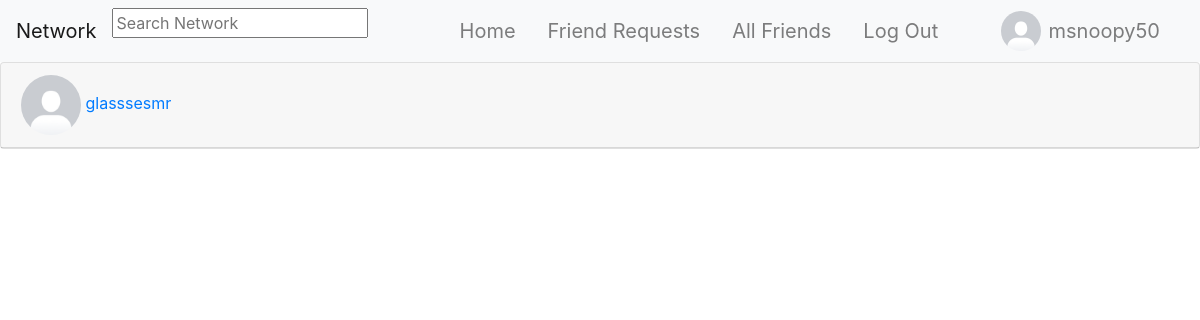
Screenshot of /profile_friends/1 (signed in) with the database file from the repository.
### network/models.py (models this page shows, shortened)
class User(AbstractUser):
    pass

class UserProfile(models.Model):
    user = models.OneToOneField(User, primary_key=True, related_name="profile", on_delete=models.CASCADE)
    name = models.CharField(max_length=64, blank=True, null=True)
    bio = models.TextField(blank=True)
    picture = models.ImageField(blank=True, default="default_profile_image.png")
    friends = models.ManyToManyField(User, blank=True, related_name="friends")
    blocked = models.ManyToManyField(User, blank=True, related_name="blocked")

class FriendRequest(models.Model):
    from_user = models.ForeignKey(User, related_name="from_user", on_delete=models.CASCADE)
    to_user = models.ForeignKey(User, related_name="to_user", on_delete=models.CASCADE)
    active = models.BooleanField(default=True)
    class Meta:
        constraints = [
            models.UniqueConstraint(
                name="%(app_label)s_%(class)s_unique_relationships",
                fields=["from_user", "to_user"]
            ),
            models.CheckConstraint(
                name="%(app_label)s_%(class)s_prevent_self_friending",
                check=~models.Q(from_user=models.F("to_user")),
            ),
        ]

### network/views.py (the view)
# urls.py: path("profile_friends/<int:profile_id>", views.profile_friends, name="profile_friends"),
@login_required
def profile_friends(request, profile_id):
    try:
        profile = UserProfile.objects.get(pk=profile_id)
        friends = profile.friends.all()
        friend_requests = FriendRequest.objects.filter(
            Q(from_user__in=friends, to_user=profile.user) | Q(to_user__in=friends, from_user=profile.user)
        )
    except UserProfile.DoesNotExist:
        return JsonResponse({"error": "User matching query does not exist."}, status=400)
    return render(request, "network/profile_friends.html", {
        "profile": profile,
        "friends": friend_requests
    })

### templates/network/profile_friends.html (shortened to what this page needs)
{% extends "network/layout.html" %} {% load static %}
{% block body %}
    {% for friend in friends %}
        {% if friend.to_user == profile.user %}
            <div class="card">
                <div class="card-header d-flex justify-content-start">
                    <div>
                        <a href="{% url 'profile' friend.from_user.id %}">
                            <div>
                                <img src="{{ friend.from_user.profile.picture.url }}" alt="" width="60px" height="60px"
                                    style="border-radius: 50%">
                                {{ friend.from_user }}
                            </div>
                        </a>
                    </div>
                </div>
            </div>
        {% endif %}
    {% endfor %}
{% endblock %}

### templates/network/layout.html (shortened to what this page needs)
{% load static %}
<!DOCTYPE html>
<html lang="en">
<head>
    <link rel="stylesheet" href="https://stackpath.bootstrapcdn.com/bootstrap/4.4.1/css/bootstrap.min.css">
    <link rel="stylesheet" href="{% static 'network/css/styles.css' %}">
    <link rel="stylesheet" href="https://unpkg.com/@trevoreyre/autocomplete-js/dist/style.css">
</head>
<body>
    <nav class="navbar navbar-expand-lg navbar-light bg-light">
        <a class="navbar-brand" href="{% url 'index' %}">Network</a>
        <div id="autocomplete" class="autocomplete" style="width: 320px;">
            <form action="{% url 'search_results' %}" method="get">
                <input class="autocomplete-input" id="autocomplete_input" placeholder="Search Network" name="q">
            </form>
        </div>
        <div class="collapse navbar-collapse" id="navbarNav">
            <ul class="navbar-nav mx-auto">
                <li class="nav-item">
                    <a class="navbar-brand nav-link" href="{% url 'index' %}">
                        Home
                    </a>
                </li>
                {% if user.is_authenticated %}
                <li class="nav-item">
                    <a class="navbar-brand nav-link" href="{% url 'friend_requests' %}">
                        Friend Requests
                    </a>
                </li>
                <li class="nav-item">
                    <a class="navbar-brand nav-link" href="{% url 'friends' %}">
                        All Friends
                    </a>
                </li>
                <li class="nav-item">
                    <a class="navbar-brand nav-link" href="{% url 'account_logout' %}">
                        Log Out
                    </a>
                </li>
                {% endif %}
            </ul>
            {% if user.is_authenticated %}
                <ul class="navbar-nav ml-auto">
                    <li class="nav-item">
                        <img src="{{ user.profile.picture.url }}" alt="Logged in Profile Picture" width="40" height="40" style="border-radius: 50%;">
                    </li>
                    <li class="nav-item">
                        <a class="nav-link navbar-brand" href="{% url 'profile' user.id %}" id="profile">{{ user.username }}</a>
                    </li>
                </ul>
            {% endif %}
        </div>
    </nav>
    <div class="body">
        {% block body %}
        {% endblock %}
    </div>
</body>
</html>

### rows the page displays
User: profile.picture (placeholder picture), username "msnoopy50"
FriendRequest: from_user.profile.picture (placeholder picture), from_user "glasssesmr"
